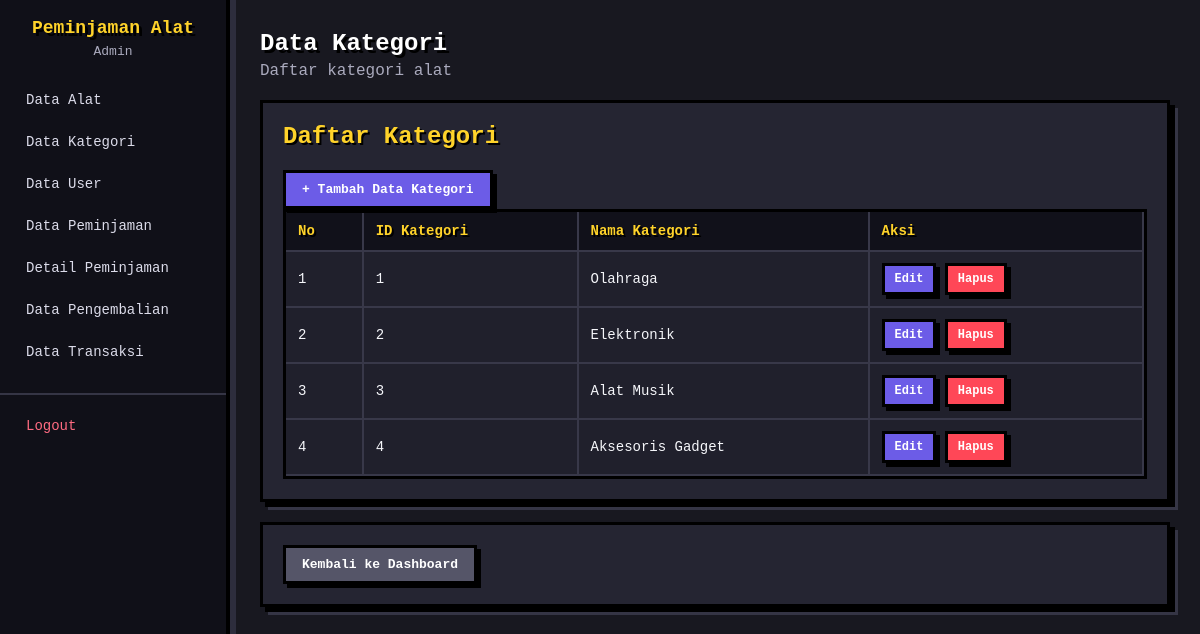
The app's page /app/data/kategori/kategori.php (signed in) with its own data.
### tables this page shows
CREATE TABLE `kategori` (
  `id_kategori` int(11) NOT NULL,
  `nama_kategori` varchar(100) NOT NULL
);

### app/data/kategori/kategori.php (the view, shortened to what this page needs)
<?php
include "../../config/connection.php";
$query = "SELECT * FROM kategori";
$data = $conn->query($query);
?>
<!DOCTYPE html>
<html>
<head>
    <link rel="stylesheet" href="/ProjectUKK/public/css/style.css?v=2">
</head>
<body>
    <div class="layout">
        <div class="sidebar">
            <div class="sidebar-header">
                <h2>Peminjaman Alat</h2>
                <p>Admin</p>
            </div>
            <ul class="sidebar-menu">
                <li>
                    <a href="../../controller/admin/alat.php">
                        Data Alat
                    </a>
                </li>
                <li>
                    <a href="../../controller/admin/kategori.php">
                        Data Kategori
                    </a>
                </li>
                <li>
                    <a href="../../controller/admin/user.php">
                        Data User
                    </a>
                </li>
                <li>
                    <a href="../../controller/admin/peminjaman.php">
                        Data Peminjaman
                    </a>
                </li>
                <li>
                    <a href="../../controller/admin/detail_peminjaman.php">
                        Detail Peminjaman
                    </a>
                </li>
                <li>
                    <a href="../../controller/admin/pengembalian.php">
                        Data Pengembalian
                    </a>
                </li>
                <li>
                    <a href="../../controller/admin/transaksi.php">
                        Data Transaksi
                    </a>
                </li>
                <li class="logout-menu">
                    <a href="../../../public/logout.php">
                        Logout
                    </a>
                </li>
            </ul>
        </div>
        <div class="main">
            <div class="topbar">
                <div>
                    <h1>Data Kategori</h1>
                    <p>
                        Daftar kategori alat
                    </p>
                </div>
            </div>
            <div class="card">
                <div class="toolbar">
                    <h2>Daftar Kategori</h2>
                    <a href="tambah.php" class="btn btn-primary">
                        + Tambah Data Kategori
                    </a>
                </div>
                <table>
                    <tr>
                        <th>No</th>
                        <th>ID Kategori</th>
                        <th>Nama Kategori</th>
                        <th>Aksi</th>
                    </tr>
                    <?php
                    $no = 1;
                    while ($row = $data->fetch_assoc()) {
                        ?>
                        <tr>
                            <td>
                                <?= $no++; ?>
                            </td>
                            <td>
                                <?= $row['id_kategori']; ?>
                            </td>
                            <td>
                                <?= $row['nama_kategori']; ?>
                            </td>
                            <td>
                                <a href="edit.php?id=<?= $row['id_kategori']; ?>" class="btn btn-primary btn-sm">
                                    Edit
                                </a>
                                <a href="hapus.php?id=<?= $row['id_kategori']; ?>" class="btn btn-danger btn-sm">
                                    Hapus
                                </a>
                            </td>
                        </tr>
                    <?php } ?>
                </table>
            </div>
            <div class="card">
                <a href="../../views/admin.php" class="btn btn-muted">
                    Kembali ke Dashboard
                </a>
            </div>
        </div>
    </div>
</body>
</html>

### public/css/style.css (style rules this page uses)
:root { --primary: #6c5ce7; --primary-dark: #4834d4; --danger: #ff4757; --success: #2ed573; --bg: #181820; --card: #252532; --border: #45455a; --text: #f5f6fa; --muted: #aaaabd; --yellow: #ffd32a; --radius: 0px; }
* { box-sizing: border-box; }
html { scroll-behavior: smooth; }
body { margin: 0; font-family: "Courier New", monospace; background: var(--bg); color: var(--text); image-rendering: pixelated; }
.layout { display: flex; min-height: 100vh; animation: pixelIn 0.35s ease; }
.sidebar { width: 230px; background: #101018; color: white; flex-shrink: 0; padding: 18px 0; border-right: 4px solid #000; box-shadow: 6px 0 0 #2d2d3d; }
.sidebar-header { text-align: center; padding: 0 15px; margin-bottom: 20px; }
.sidebar-header h2 { font-size: 18px; margin: 0 0 6px; color: var(--yellow); text-shadow: 3px 3px 0 #000; }
.sidebar-header p { font-size: 13px; color: #aaaabd; margin: 0; }
.sidebar-menu { list-style: none; padding: 0; margin: 0; }
.sidebar-menu li { margin: 0; }
.sidebar-menu a { display: block; padding: 13px 22px; color: #dcdcea; text-decoration: none; font-size: 14px; border-left: 4px solid transparent; transition: transform 0.1s, background 0.1s, color 0.1s; }
.logout-menu { margin-top: 20px !important; border-top: 2px solid #353545; padding-top: 10px; }
.logout-menu a { color: #ff6b81; }
.main { flex: 1; padding: 30px; max-width: 1200px; animation: pixelIn 0.45s ease; }
.topbar { margin-bottom: 20px; }
.topbar h1 { font-size: 24px; margin: 0 0 5px; color: white; text-shadow: 3px 3px 0 #000; }
.topbar p { margin: 0; color: var(--muted); }
.card { background: var(--card); border: 3px solid #000; border-radius: 0; padding: 20px; margin-bottom: 20px; box-shadow: 5px 5px 0 #000, 8px 8px 0 #353545; animation: pixelIn 0.4s ease; }
.card h2 { margin-top: 0; color: var(--yellow); text-shadow: 2px 2px 0 #000; }
table { width: 100%; border-collapse: separate; border-spacing: 0; background: #20202c; font-size: 14px; border: 3px solid #000; }
th, td { padding: 11px 12px; border-right: 2px solid #383849; border-bottom: 2px solid #383849; text-align: left; }
th { background: #11111a; color: var(--yellow); font-weight: bold; text-shadow: 2px 2px 0 #000; }
.btn { display: inline-block; padding: 9px 16px; border-radius: 0; border: 3px solid #000; cursor: pointer; font-family: "Courier New", monospace; font-size: 13px; font-weight: bold; text-decoration: none; box-shadow: 4px 4px 0 #000; transition: transform 0.1s, box-shadow 0.1s; }
.btn-primary { background: var(--primary); color: white; }
.btn-danger { background: var(--danger); color: white; }
.btn-muted { background: #555568; color: white; }
.btn-sm { padding: 6px 10px; font-size: 12px; }

### records on screen
kategori: id_kategori "1", nama_kategori "Olahraga"
kategori: id_kategori "2", nama_kategori "Elektronik"
kategori: id_kategori "3", nama_kategori "Alat Musik"
kategori: id_kategori "4", nama_kategori "Aksesoris Gadget"
